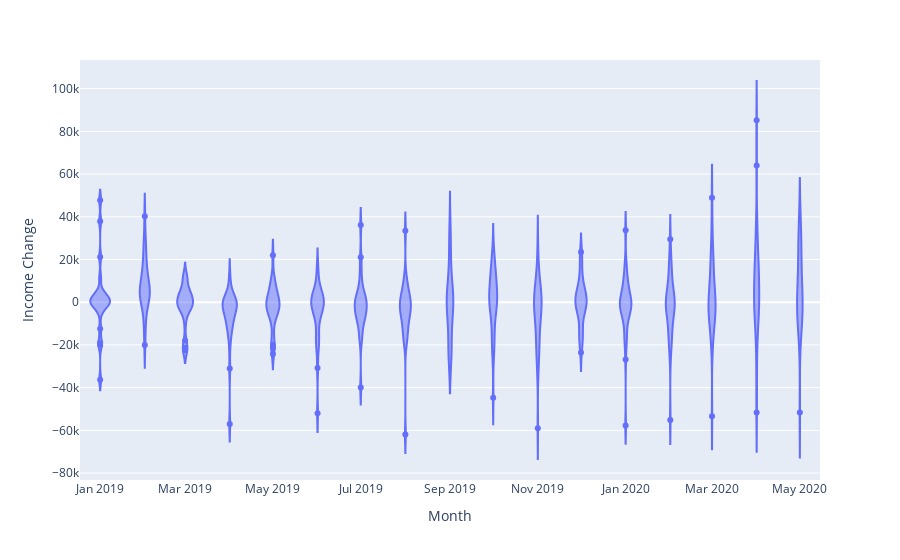

The code cell stored with this chart in its notebook:
### Markdown cell above
The violin plot below tracks the volatility of income levels on a monthly basis - it is clear that post COVID-19 (around March 2020) there was a resultant increase in subscription activity across all major channels, with a slightly positive median (more channels benefitted from COVID than were hurt).

### Code cell
fig = px.violin(finaldata, y="Income Change", x="Month")
fig.show()

### Figure 1 — Plotly figure (JSON) as saved in the notebook; plotly's stock layout.template omitted (floating-point values rounded to 4 significant figures; data arrays with more than 128 entries replaced by an {"elided": "..."} marker saying what was removed)
{"data": [{"alignmentgroup": "True", "box": {"visible": false}, "hovertemplate": "Month=%{x}<br>Income Change=%{y}<extra></extra>", "legendgroup": "", "marker": {"color": "#636efa"}, "name": "", "offsetgroup": "", "orientation": "v", "scalegroup": "True", "showlegend": false, "type": "violin", "x": {"elided": "503 str values"}, "x0": " ", "xaxis": "x", "y": {"elided": "503 float values"}, "y0": " ", "yaxis": "y"}], "layout": {"legend": {"tracegroupgap": 0}, "margin": {"t": 60}, "violinmode": "group", "xaxis": {"anchor": "y", "domain": [0, 1], "title": {"text": "Month"}}, "yaxis": {"anchor": "x", "domain": [0, 1], "title": {"text": "Income Change"}}}}
